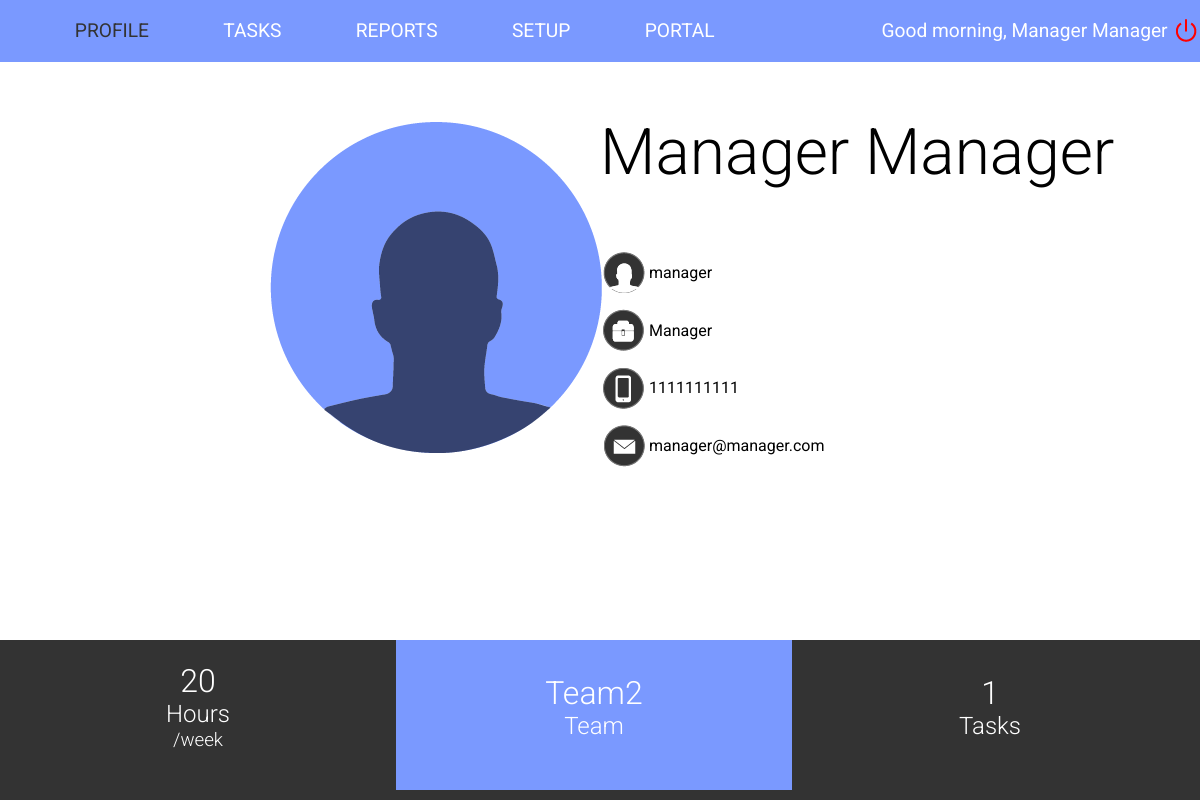
Page /site/profile.php (signed in) on the committed database.
### tables this page shows
CREATE TABLE IF NOT EXISTS `user` (
  `user_id` int(11) NOT NULL,
  `user_login` text NOT NULL,
  `user_password` text NOT NULL,
  `user_first_name` text NOT NULL,
  `user_last_name` text NOT NULL,
  `user_type_id` int(11) NOT NULL,
  `user_tel` text,
  `user_mail` text NOT NULL
);

CREATE TABLE IF NOT EXISTS `user_type` (
  `user_type_id` int(11) NOT NULL,
  `user_type_description` text NOT NULL
);

CREATE TABLE IF NOT EXISTS `team` (
  `team_id` int(11) NOT NULL,
  `team_description` text NOT NULL
);

### site/profile.php (the view, shortened to what this page needs)
<?php
	$username = $_SESSION['username'];
	$servername = $_SESSION['servername'];
	$user_db = $_SESSION['user_db'];
	$password_db = $_SESSION['password_db'];
	$dbname = $_SESSION['dbname'];
$conn = new mysqli($servername, $user_db, $password_db, $dbname);
$user_id = "";
$user_name = "";
$user_type_id = "";
$user_tel = "";
$user_mail = "";
$day_hour = "";
if(date("h") >= 0 && date("h") < 12){
	$day_hour = "Good morning";
}
$sql = "SELECT user_id, user_first_name, user_last_name, user_type_id, user_tel, user_mail FROM User WHERE user_login = '{$username}'";
$result = mysqli_query($conn, $sql);
if (mysqli_num_rows($result)) {
    $row = mysqli_fetch_assoc($result);
    $user_id = $row["user_id"];
    $user_name = $row["user_first_name"] . " " . $row["user_last_name"];
    $user_type_id = $row["user_type_id"];
    $user_tel = $row["user_tel"];
    $user_mail = $row["user_mail"];
}
$sql2 = "SELECT user_type_description FROM User_type WHERE user_type_id = '{$user_type_id}'";
$result2 = mysqli_query($conn, $sql2);
if (mysqli_num_rows($result2)) {
	$row = mysqli_fetch_assoc($result2);
	$user_type_id = $row["user_type_description"];
}
$sql3 = "SELECT team_id FROM User_team WHERE user_id='{$user_id}'";
$result3 = mysqli_query($conn, $sql3);
if (mysqli_num_rows($result3)) {
	$row = mysqli_fetch_assoc($result3);
	$user_team = $row["team_id"];
}
$sql4 = "SELECT team_description FROM Team WHERE team_id='{$user_team}'";
$result4 = mysqli_query($conn, $sql4);
if (mysqli_num_rows($result4)) {
	$row = mysqli_fetch_assoc($result4);
	$user_team = $row["team_description"];
}
$hours_tasks = 0;
$number_tasks = 0;
$sql5 = "SELECT user_task_id, task_id FROM User_task WHERE user_id='{$user_id}'";
$result5 = mysqli_query($conn, $sql5);
if (mysqli_num_rows($result5) > 0) {
	while ($row = mysqli_fetch_assoc($result5)) {
		$number_tasks += 1;
		$task_id = $row["task_id"];
		$sql6 = "SELECT task_time FROM Task WHERE task_id = '{$task_id}'";
		$result6 = mysqli_query($conn, $sql6);
		if (mysqli_num_rows($result6) > 0) {
			while ($row2 = mysqli_fetch_assoc($result6)) {
				$hours_tasks += $row2["task_time"];
			}
		}
	}
}
?>
<html>
<head>
	<link href="styles/profile.css" rel="stylesheet">
</head>
<body>
	<nav>
		<ul>
			<li> <a href="profile.php" class="active"> PROFILE </a> </li>
			<li> <a href="tasks.php"> TASKS </a> </li>
			<li> <a href="#"> REPORTS </a> </li>
			<li> <a href="#"> SETUP </a> </li>
			<li> <a href="#"> PORTAL </a> </li>
			<li class="right img"> <a href="sessionStop.php"> <img src="img/logoutIcon.png" alt="Logout"> </a> </li>
			<li class="right"> <?php echo $day_hour ?>, <?php echo $user_name ?> </li>
		</ul>
	</nav>
	<content>
		<article class="artLeft">
			<img src="img/pictureIcon.png">
		</article>
		<article class="artRight">
			<h1> <?php echo $user_name ?> </h1>
			<table>
				<tr>
					<td><img src="img/loginIcon.png" class="icon"></td>
					<td valign="middle"><?php echo $username ?></td>
				</tr>
				<tr>
					<td><img src="img/userTypeIcon.png" class="icon"></td>
					<td valign="middle"><?php echo $user_type_id ?></td>
				</tr>
				<tr>
					<td><img src="img/phoneIcon.png" class="icon"></td>
					<td valign="middle"><?php echo $user_tel ?></td>
				</tr>
				<tr>
					<td><img src="img/emailIcon.png" class="icon"></td>
					<td valign="middle"><?php echo $user_mail ?></td>
				</tr>
			</table>
		</article>
	</content>
	<footer>
		<div class="footLeft">
			<h1 class="test"> <?php echo $hours_tasks ?> </h1>
			<h2 class="test"> Hours </h2>
			<h3 class="test"> /week </h3>
		</div>
		<div class="footMid">
			<h1 class="test"> <?php echo $user_team ?> </h1>
			<h2 class="test"> Team </h2>
		</div>
		<div class="footRight">
			<h1 class="test"> <?php echo $number_tasks ?> </h1>
			<h2 class="test"> Tasks </h2>
		</div>
	</footer>
</body>
</html>

### site/styles/profile.css (style rules this page uses)
body { padding: 0px; margin: 0px; font-family: 'Roboto', sans-serif; }
nav { padding-top: 0.01%; padding-bottom: 0.01%; font-size: 120%; background-color: #7A99FF; }
nav a { text-decoration: none; color: #FFFFFF; }
.active { color: #333333; }
nav ul { list-style: none; }
nav ul li { padding-right: 3%; padding-left: 3%; display: inline; color: #FFFFFF; }
.right { padding-right: 0.3%; padding-left: 0.3%; float: right; }
.right img { margin-right: 3%; }
.artLeft { width: 50%; float: left; }
.artLeft img { padding-left: 45%; padding-top: 10%; }
.artRight { width: 50%; float: right; font-weight: 300; }
.artRight h1 { font-weight: 300; font-size: 400%; }
table tr td { padding-top: 3%; padding-bottom: 3%; }
footer { background-color: #333333; height: 20%; position: absolute; bottom: 0; width:100%; }
.footLeft { padding-top: 1.8%; text-align: center; width: 33%; float: left; }
.footMid { padding-top: 2.8%; text-align: center; background-color: #7A99FF; width: 33%; float: left; height: 72.5%; }
.footRight { padding-top: 2.8%; text-align: center; width: 33%; float: left; }
.test { font-weight: 300; color: #FFFFFF; margin-top: 0.1%; margin-bottom: 0.1%; }

### rows in the picture
user: user_name "Manager Manager", user_tel "1111111111", user_mail "manager@manager.com"
user_type: user_type_description "Manager"
team: team_description "Team2"

### other values in the picture
$day_hour "Good morning"
$username "manager"
$hours_tasks "20"
$number_tasks "1"
